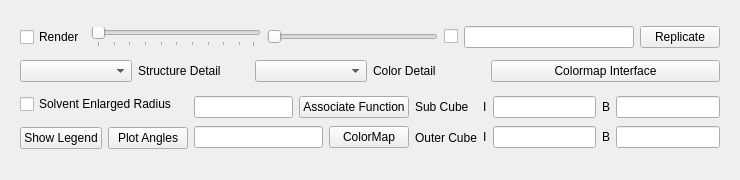
<?xml version="1.0" encoding="UTF-8"?>
<ui version="4.0">
 <class>BallAndStickRenderingProperties</class>
 <widget class="QWidget" name="BallAndStickRenderingProperties">
  <property name="geometry">
   <rect>
    <x>0</x>
    <y>0</y>
    <width>740</width>
    <height>180</height>
   </rect>
  </property>
  <property name="sizePolicy">
   <sizepolicy hsizetype="Expanding" vsizetype="Preferred">
    <horstretch>0</horstretch>
    <verstretch>0</verstretch>
   </sizepolicy>
  </property>
  <property name="windowTitle">
   <string>Form</string>
  </property>
  <layout class="QGridLayout" name="gridLayout_13">
   <item row="0" column="0">
    <widget class="QFrame" name="frame">
     <property name="frameShadow">
      <enum>QFrame::Raised</enum>
     </property>
     <layout class="QGridLayout" name="gridLayout_12">
      <item row="1" column="0" colspan="4">
       <layout class="QGridLayout" name="gridLayout_7">
        <item row="0" column="0">
         <layout class="QGridLayout" name="gridLayout_2">
          <item row="0" column="0">
           <widget class="QComboBox" name="m_ComboBox_StructureLOD"/>
          </item>
          <item row="0" column="1">
           <widget class="QLabel" name="label">
            <property name="text">
             <string>Structure Detail</string>
            </property>
           </widget>
          </item>
         </layout>
        </item>
        <item row="0" column="1">
         <layout class="QGridLayout" name="gridLayout_3">
          <item row="0" column="0">
           <widget class="QComboBox" name="m_ComboBox_ColorLOD"/>
          </item>
          <item row="0" column="1">
           <widget class="QLabel" name="label_2">
            <property name="text">
             <string>Color Detail</string>
            </property>
           </widget>
          </item>
         </layout>
        </item>
        <item row="0" column="2">
         <widget class="QPushButton" name="m_PushButton_ColorMapInterface">
          <property name="text">
           <string>Colormap Interface</string>
          </property>
         </widget>
        </item>
       </layout>
      </item>
      <item row="2" column="0" colspan="2">
       <widget class="QCheckBox" name="m_CheckBox_SolventEnlargedRadius">
        <property name="text">
         <string>Solvent Enlarged Radius</string>
        </property>
       </widget>
      </item>
      <item row="2" column="2" rowspan="2">
       <layout class="QGridLayout" name="gridLayout_6">
        <item row="0" column="0">
         <layout class="QGridLayout" name="gridLayout_4">
          <item row="0" column="0">
           <widget class="QLineEdit" name="m_LineEdit_FunctionEdit"/>
          </item>
          <item row="0" column="1">
           <widget class="QPushButton" name="m_PushButton_AssociateFunction">
            <property name="text">
             <string>Associate Function</string>
            </property>
           </widget>
          </item>
         </layout>
        </item>
        <item row="1" column="0">
         <layout class="QGridLayout" name="gridLayout_5">
          <item row="0" column="0">
           <widget class="QLineEdit" name="m_LineEdit_ColorMap"/>
          </item>
          <item row="0" column="1">
           <widget class="QPushButton" name="m_PushButton_ColorMap">
            <property name="text">
             <string>ColorMap</string>
            </property>
           </widget>
          </item>
         </layout>
        </item>
       </layout>
      </item>
      <item row="2" column="3" rowspan="2">
       <layout class="QGridLayout" name="gridLayout_10">
        <item row="0" column="0">
         <widget class="QLabel" name="label_7">
          <property name="text">
           <string>Sub Cube</string>
          </property>
         </widget>
        </item>
        <item row="0" column="1" rowspan="2">
         <layout class="QGridLayout" name="gridLayout_11">
          <item row="0" column="0">
           <widget class="QLabel" name="label_10">
            <property name="text">
             <string>I</string>
            </property>
           </widget>
          </item>
          <item row="0" column="1">
           <widget class="QLineEdit" name="m_LineEdit_SubCubeIso_2"/>
          </item>
          <item row="0" column="2">
           <widget class="QLabel" name="label_11">
            <property name="text">
             <string>B</string>
            </property>
           </widget>
          </item>
          <item row="0" column="3">
           <widget class="QLineEdit" name="m_LineEdit_SubCubeB_2"/>
          </item>
          <item row="1" column="0">
           <widget class="QLabel" name="label_12">
            <property name="text">
             <string>I</string>
            </property>
           </widget>
          </item>
          <item row="1" column="1">
           <widget class="QLineEdit" name="m_LineEdit_OuterCubeIso_2"/>
          </item>
          <item row="1" column="2">
           <widget class="QLabel" name="label_13">
            <property name="text">
             <string>B</string>
            </property>
           </widget>
          </item>
          <item row="1" column="3">
           <widget class="QLineEdit" name="m_LineEdit_OuterCubeB_2"/>
          </item>
         </layout>
        </item>
        <item row="1" column="0">
         <widget class="QLabel" name="label_14">
          <property name="text">
           <string>Outer Cube</string>
          </property>
         </widget>
        </item>
       </layout>
      </item>
      <item row="3" column="0">
       <widget class="QPushButton" name="m_PushButton_ShowLegend">
        <property name="text">
         <string>Show Legend</string>
        </property>
       </widget>
      </item>
      <item row="3" column="1">
       <widget class="QPushButton" name="m_PushButton_PlotAngles">
        <property name="text">
         <string>Plot Angles</string>
        </property>
       </widget>
      </item>
      <item row="0" column="0" colspan="4">
       <layout class="QGridLayout" name="gridLayout">
        <item row="0" column="0">
         <widget class="QCheckBox" name="m_CheckBox_Render">
          <property name="text">
           <string>Render</string>
          </property>
         </widget>
        </item>
        <item row="0" column="1">
         <widget class="QSlider" name="m_Slider_Frame">
          <property name="orientation">
           <enum>Qt::Horizontal</enum>
          </property>
          <property name="tickPosition">
           <enum>QSlider::TicksBelow</enum>
          </property>
          <property name="tickInterval">
           <number>0</number>
          </property>
         </widget>
        </item>
        <item row="0" column="2">
         <widget class="QSlider" name="m_Slider_Clip">
          <property name="orientation">
           <enum>Qt::Horizontal</enum>
          </property>
         </widget>
        </item>
        <item row="0" column="3">
         <widget class="QCheckBox" name="m_CheckBox_Correlate">
          <property name="text">
           <string/>
          </property>
         </widget>
        </item>
        <item row="0" column="4">
         <widget class="QLineEdit" name="m_LineEdit_Correlate"/>
        </item>
        <item row="0" column="5">
         <widget class="QPushButton" name="m_PushButton_Replicate">
          <property name="text">
           <string>Replicate</string>
          </property>
         </widget>
        </item>
       </layout>
      </item>
     </layout>
    </widget>
   </item>
  </layout>
 </widget>
 <resources/>
 <connections/>
</ui>
